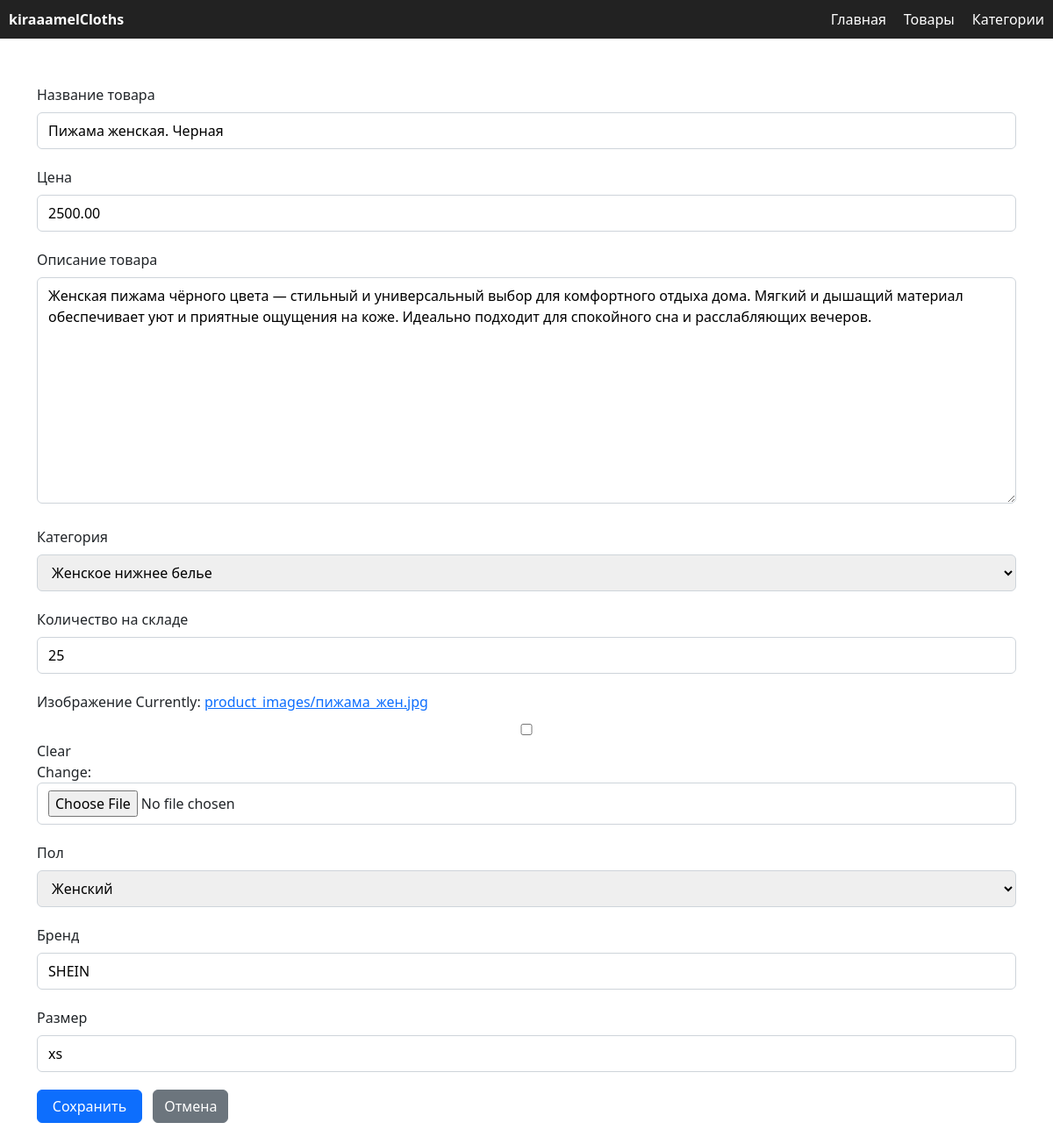
The app's page /product/2/edit/ with its own data.
### shop/models.py (models this page shows, shortened)
class Product(models.Model):
    GENDER_CHOICES = [
        ('male', 'Мужской'),
        ('female', 'Женский'),
        ('kids', 'Детский'),
    ]
    name = models.CharField(max_length=200, verbose_name="Название товара")
    description = models.TextField(blank=True, verbose_name="Описание товара")
    price = models.DecimalField(max_digits=10, decimal_places=2, verbose_name="Цена")
    category = models.ForeignKey(ProductCategory, on_delete=models.CASCADE, related_name="products", verbose_name="Категория")
    stock_quantity = models.PositiveIntegerField(verbose_name="Количество на складе")
    image = models.ImageField(upload_to='product_images/', blank=True, null=True, verbose_name="Изображение")
    gender = models.CharField(max_length=10, choices=GENDER_CHOICES, default='unisex', verbose_name="Пол")
    created_by = models.ForeignKey(User, on_delete=models.SET_NULL, null=True, verbose_name="Создатель")
    brand = models.CharField(max_length=100, verbose_name="Бренд", default='UnknownBrand')
    size = models.CharField(max_length=50, verbose_name="Размер", default='Unknown')
    class Meta:
        verbose_name = "Товар"
        verbose_name_plural = "Товары"

### shop/views.py (the view)
# urls.py: path('product/<int:pk>/edit/', views.product_edit, name='product_edit'), # редактирование
def product_edit(request, pk):
    product = get_object_or_404(Product, pk=pk)
    if request.method == 'POST':
        form = ProductForm(request.POST, request.FILES, instance=product)
        if form.is_valid():
            form.save()
            return redirect('shop:product_detail', pk=product.id)
    else:
        form = ProductForm(instance=product)
    return render(request, 'product_form.html', {'form': form})

### shop/forms.py
class ProductForm(forms.ModelForm):
    class Meta:
        model = Product
        fields = ['name', 'price', 'description', 'category', 'stock_quantity', 'image', 'gender', 'brand', 'size']

### shop/models.py (called while the page is built)
    def __str__(self):
        return self.name

### shop/templates/product_form.html (shortened to what this page needs)
<!DOCTYPE html>
<html lang="ru">
<head>
    <link href="https://cdn.jsdelivr.net/npm/bootstrap@5.3.0/dist/css/bootstrap.min.css" rel="stylesheet">
</head>
<body>
<nav style="background-color: #222; padding: 10px; margin-bottom: 20px;">
    <div style="max-width: 1200px; margin: 0 auto; display: flex; justify-content: space-between; align-items: center; color: white;">
        <a href="{% url 'shop:home' %}" style="color: white; font-weight: bold; text-decoration: none;">kiraaamelCloths</a>
        <ul style="list-style: none; display: flex; gap: 20px; margin: 0; padding: 0;">
            <li><a href="{% url 'shop:home' %}" style="color: white; text-decoration: none;">Главная</a></li>
            <li><a href="{% url 'shop:product_list' %}" style="color: white; text-decoration: none;">Товары</a></li>
            <li><a href="{% url 'shop:category_list' %}" style="color: white; text-decoration: none;">Категории</a></li>
        </ul>
    </div>
</nav>
<div class="container py-4">
    <form method="post" enctype="multipart/form-data" novalidate>
        {% for field in form %}
        <div class="form-group">
            <label for="{{ field.id_for_label }}" class="form-label">{{ field.label }}</label>
            {{ field }}
        </div>
        {% endfor %}
        <button type="submit" class="btn btn-primary me-2">Сохранить</button>
        <a href="{% url 'shop:product_list' %}" class="btn btn-secondary">Отмена</a>
    </form>
</div>
</body>
</html>

### shop/templates/product_form.html (style rules this page uses)
form .form-group { margin-bottom: 1.25rem; }
form input, form select, form textarea { width: 100%; padding: 0.5rem 0.75rem; font-size: 1rem; border: 1px solid #ced4da; border-radius: 0.375rem; transition: border-color 0.3s ease, box-shadow 0.3s ease; box-sizing: border-box; resize: vertical; }
form input[type="text"], form input[type="email"], form input[type="password"] { white-space: nowrap; overflow: hidden; text-overflow: ellipsis; }
form button { min-width: 120px; }

### records on screen
Product: form "Пижама женская. Черная" "2500.00" "Женская пижама чёрного цвета — стильный и универсальный выбор для комфортного отдыха дома. Мягкий и дышащий материал обеспечивает уют и приятные ощущения на коже. Идеально подходит для спокойного сна и расслабляющих вечеров." "Женское нижнее белье" "25" "Женский" "SHEIN" "xs"

### other values on screen
{{ field.label }} "Название товара" "Цена" "Описание товара" "Категория" "Количество на складе" "Изображение" "Пол" "Бренд" "Размер"
